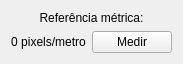
          <widget class="QWidget" name="page_4">
           <property name="geometry">
            <rect>
             <x>0</x>
             <y>0</y>
             <width>169</width>
             <height>62</height>
            </rect>
           </property>
           <attribute name="label">
            <string>Medida</string>
           </attribute>
           <layout class="QFormLayout" name="formLayout">
            <item row="0" column="0" colspan="2">
             <widget class="QLabel" name="label_6">
              <property name="text">
               <string>Referência métrica:</string>
              </property>
              <property name="alignment">
               <set>Qt::AlignCenter</set>
              </property>
             </widget>
            </item>
            <item row="1" column="0" colspan="2">
             <layout class="QHBoxLayout" name="horizontalLayout_6">
              <item>
               <widget class="QLabel" name="labelPixelsPerMeter">
                <property name="text">
                 <string>0 pixels/metro</string>
                </property>
                <property name="alignment">
                 <set>Qt::AlignCenter</set>
                </property>
               </widget>
              </item>
              <item>
               <widget class="QPushButton" name="btnMeassure">
                <property name="text">
                 <string>Medir</string>
                </property>
               </widget>
              </item>
             </layout>
            </item>
           </layout>
          </widget>
